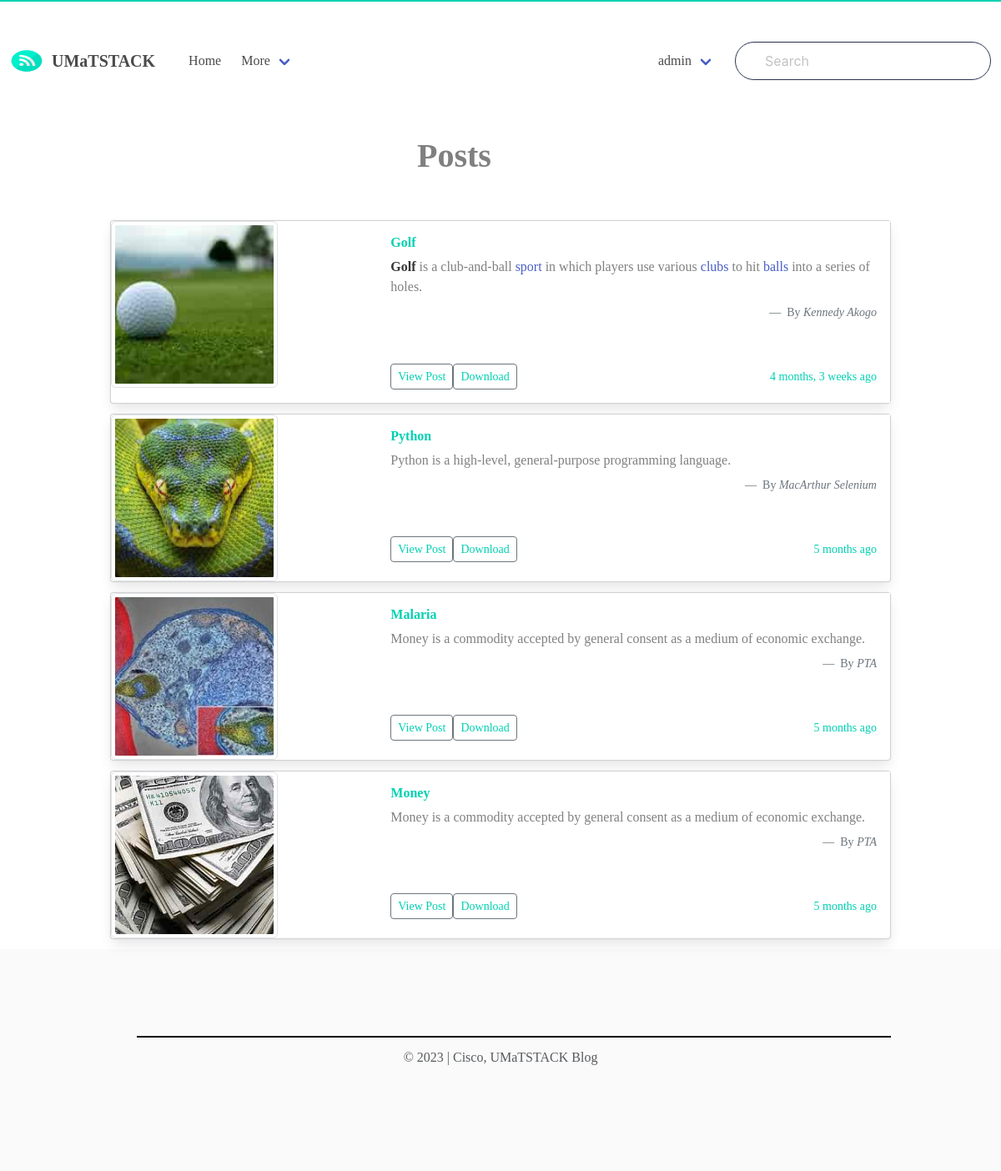
The app's page / (signed in) with its own data.
### blog/models.py (models this page shows, shortened)
class Post(models.Model):
    ACTIVE = 'active'
    DRAFT = 'draft'
    CHOICES_STATUS = (
        (ACTIVE, 'Active'),
        (DRAFT, 'Draft')
    )
    category = models.ForeignKey(Category, related_name='posts', on_delete=models.CASCADE)
    title = models.CharField(max_length=255)
    slug = models.SlugField()
    intro = RichTextField(max_length=400)
    body = RichTextUploadingField()
    author=models.CharField(max_length=100)
    created_at = models.DateTimeField(default=timezone.now)
    updated = models.DateTimeField(auto_now_add=True)
    status = models.CharField(max_length=10, choices=CHOICES_STATUS, default=ACTIVE)
    thumbnail=models. ImageField(upload_to='uploads/thumbnail')
    class Meta:
        ordering = ('-created_at',)

### blog/views.py (the view)
# urls.py: path('',home_view,name="home"),
def home_view(request):
	posts = Post.objects.filter(status=Post.ACTIVE)
	return render(request,'main/home.html',{"posts":posts})

### templates/main/home.html (shortened to what this page needs)
{% extends 'layout/base.html' %}
{% block content %}
 <div class="container">
  <div class="fs-1 mx-auto" style="width: 200px; padding-top: 4%; padding-bottom: 5%;"><b>Posts</b></div>
{% for post in posts %}
    <div class="card mb-3" style="max-width: 1000px; margin: 0 auto;">
      <div class="row no-gutters">
        <div class="col-md-4">
          <img src="{{post.thumbnail.url}}" class=" img-fluid rounded-start img-thumbnail" style="8px; width:200px;height: 200px; object-fit: cover;">
        </div>
        <div class="col-md-8">
          <div class="card-body">
            <h1 class="card-title" style="color: #00d1b2;"><b>{{post.title}}</b></h1>
            <div class="card-title">
                {{post.intro|safe}}
             <figcaption class="blockquote-footer text-end"style="padding-top: 4%;">
                    By <cite title="Source Title">{{post.author}}</cite>
            </figcaption>
            </div>
            <div class="d-flex justify-content-between align-items-center " style="padding-top: 6%;">
                <div class="btn-group" >
                 <a href="{% url 'post_detail' post.category.slug post.slug %}"> <button type="button" style="color:#00d1b2"class="btn btn-sm btn-outline-secondary">View Post</button></a>
                 {% if user.is_authenticated %}
                  <a href="{% url 'create-pdf' post.category.slug post.slug  %}" download="UMaTSTACKBlog-{{post.title}}" > <button type="button" style="color:#00d1b2" class="btn btn-sm btn-outline-secondary">Download</button></a>
                  {% else %}
                     <a href="{% url 'login'  %}" >
                      <div id="liveAlertPlaceholder"></div>
                      <button type="button" id="liveAlertBtn" style="color:#00d1b2" class="btn btn-sm btn-outline-secondary">Download</button></a>
                  {% endif %}
                </div>
                <small class="text" style="color:#00d1b2"> {{ post.created_at|timesince }} ago</small>
              </div>
          </div>
        </div>
      </div>
    </div>
{% endfor%}
</div>
{%endblock content%}

### templates/inc/navbar.html (shortened to what this page needs)
{%load static%}
<nav class="navbar " role="navigation" aria-label="main navigation">
  <div class="navbar-brand">
    <a class="navbar-item">
      <img src="{% static 'ublog/img/logo.png' %}" width="40" height="40">
      &nbsp;&nbsp;<h1 style="width: 100% color: black;"><b>UMaTSTACK</h1></b>
    </a>
  </div>
  <div id="navbarBasicExample" class="navbar-menu">
    <div class="navbar-start">
      <a class="navbar-item" href="{% url 'home' %}">
        Home
      </a>
      <div class="navbar-item has-dropdown is-hoverable">
        <a class="navbar-link">
          More
        </a>
      </div>
    </div>
<div class="navbar-end">
          <div class="navbar-item has-dropdown is-hoverable">
      {% if request.user.is_authenticated %}
        <a class="navbar-link">
          {{request.user}}
        </a>
      {%else%}
        <a class="navbar-link">
          User
        </a>
      {% endif %}
      </div>
        <div class="navbar-item">
           <form method="get" action="{% url 'search' %} ">
                            <div class="control has-icons-right">
                             <input  style="align-items:center ; width:100%; height: 40%;" class="input is-rounded" name="query" type="text" placeholder="&nbsp;&nbsp;&nbsp;&nbsp;Search">
                            </div>
                        </form>
                    </div>
    </div>
  </div>
</nav>

### static/ublog/css/account.css (style rules this page uses)
.card-header,.card-footer,.card-body { border: none; background-color: white; }
div { color: grey; }
input[type=text], select { width: 70%; height: 50px; padding: 12px 20px; margin: 8px 0; display: inline-block; border: 1px solid #2b3553; border-radius: 4px; box-sizing: border-box; }

### static/ublog/css/gen.css (style rules this page uses)
body { margin: 0 auto; border-top: 2px solid #00d1b2;; }
* { font-family: Georgia, serif; }

### records on screen
Post: thumbnail (picture), title "Golf", intro "Golf is a club-and-ball sport in which players use various clubs to hit balls into a series of holes.", author "Kennedy Akogo", created_at "4 months, 3 weeks"
Post: thumbnail (picture), title "Python", intro "Python is a high-level, general-purpose programming language.", author "MacArthur Selenium", created_at "5 months"
Post: thumbnail (picture), title "Malaria", intro "Money is a commodity accepted by general consent as a medium of economic exchange.", author "PTA", created_at "5 months"
Post: thumbnail (picture), title "Money", intro "Money is a commodity accepted by general consent as a medium of economic exchange.", author "PTA", created_at "5 months"

### other values on screen
{{ request.user }} "admin"
